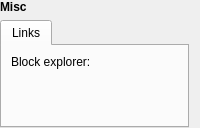
       <widget class="QWidget" name="page_misc">
        <layout class="QVBoxLayout" name="verticalLayout_18">
         <property name="leftMargin">
          <number>0</number>
         </property>
         <property name="topMargin">
          <number>0</number>
         </property>
         <property name="bottomMargin">
          <number>0</number>
         </property>
         <item>
          <widget class="QLabel" name="label_8">
           <property name="text">
            <string>&lt;html&gt;&lt;head/&gt;&lt;body&gt;&lt;p&gt;&lt;span style=&quot; font-weight:600;&quot;&gt;Misc&lt;/span&gt;&lt;/p&gt;&lt;/body&gt;&lt;/html&gt;</string>
           </property>
          </widget>
         </item>
         <item>
          <widget class="QTabWidget" name="tabWidget_3">
           <property name="sizePolicy">
            <sizepolicy hsizetype="Preferred" vsizetype="Expanding">
             <horstretch>0</horstretch>
             <verstretch>0</verstretch>
            </sizepolicy>
           </property>
           <property name="currentIndex">
            <number>0</number>
           </property>
           <widget class="QWidget" name="tab_7">
            <attribute name="title">
             <string>Links</string>
            </attribute>
            <layout class="QVBoxLayout" name="verticalLayout_14">
             <item>
              <widget class="QLabel" name="label_11">
               <property name="sizePolicy">
                <sizepolicy hsizetype="Preferred" vsizetype="Maximum">
                 <horstretch>0</horstretch>
                 <verstretch>0</verstretch>
                </sizepolicy>
               </property>
               <property name="text">
                <string>Block explorer:</string>
               </property>
              </widget>
             </item>
             <item>
              <widget class="UrlListConfigureWidget" name="blockExplorerConfigureWidget" native="true"/>
             </item>
             <item>
              <spacer name="verticalSpacer_7">
               <property name="orientation">
                <enum>Qt::Orientation::Vertical</enum>
               </property>
               <property name="sizeHint" stdset="0">
                <size>
                 <width>20</width>
                 <height>40</height>
                </size>
               </property>
              </spacer>
             </item>
            </layout>
           </widget>
          </widget>
         </item>
        </layout>
       </widget>
